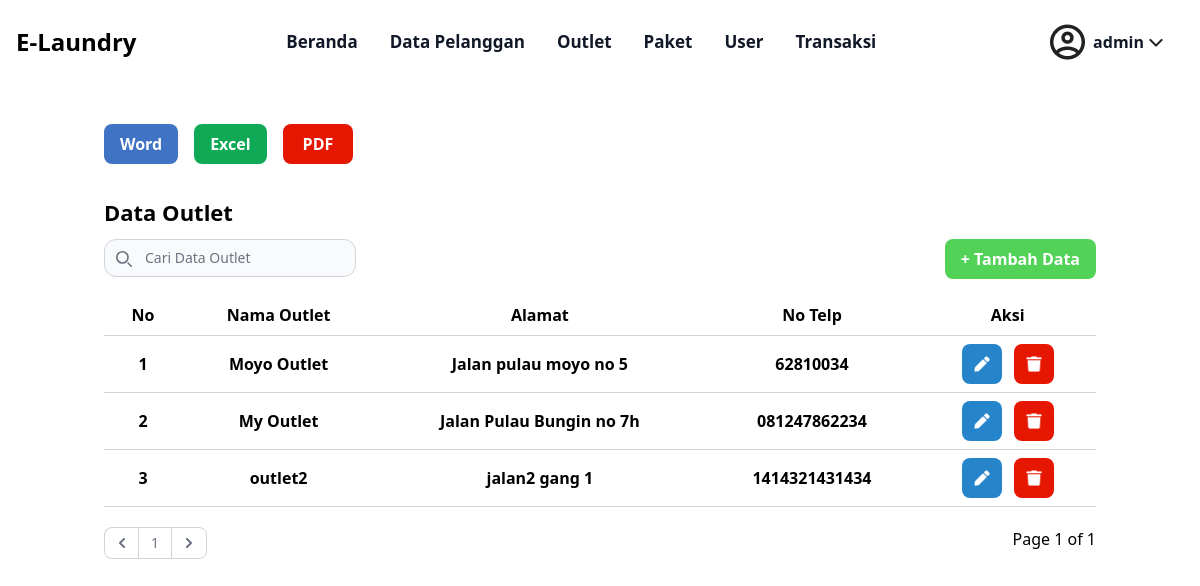
/admin/outlet.php (signed in), run on the app's committed database.
### tables this page shows
CREATE TABLE `tb_outlet` (
  `id_outlet` int(11) NOT NULL,
  `nama` varchar(100) NOT NULL,
  `alamat` text NOT NULL,
  `tlp` varchar(15) NOT NULL
);

### admin/outlet.php (the view, shortened to what this page needs)
<?php
    require "../layout/navbar_admin.php";
    $page = (isset($_GET['page']))? (int) $_GET['page'] : 1;
    $limit = 5;
    $limitStart = ($page - 1) * $limit;
    $outlet = mysqli_query($koneksi, "SELECT * FROM tb_outlet ORDER BY id_outlet ASC LIMIT ".$limitStart.", ".$limit);
    $nomor = 1;
?>
<?= template_header('Home') ?>
<div class="container mx-auto p-4 mt-[2%]">
        <div class="flex  space-x-4">
        <a href="./word/outlet.php">
            <button class="bg-[#4073C4] hover:bg-blue-700 text-white font-bold py-2 px-4 rounded-lg">
                Word
            </button>
        </a>
        <a href="./excel/outlet.php">
            <button class="bg-[#10AA56] hover:bg-green-700 text-white font-bold py-2 px-4 rounded-lg">
                Excel
            </button>
        </a>
        <a href="./pdf/outlet.php">
            <button class="bg-[#E61700] hover:bg-red-700 text-white font-bold py-2 px-5 rounded-lg">
                PDF
            </button>
        </a>
        </div>
    </div>
    <div class="container mx-auto p-4">
        <p class="font-semibold text-[22px] mb-[1%]">Data Outlet </p>
        <div class="flex justify-between mb-4">
        <div class="relative flex">
        <div class="absolute inset-y-0 start-0 flex items-center ps-3 pointer-events-none">
        </div>
        <form  method="post">
            <input class="block w-full p-2 ps-10 text-sm text-gray-900 border border-gray-300 rounded-xl bg-gray-50 focus:ring-blue-500 focus:border-blue-500 dark:bg-gray-700 dark:border-gray-600 dark:placeholder-gray-400 dark:text-white dark:focus:ring-blue-500 dark:focus:border-blue-500" type="search" placeholder="Cari Data Outlet" name="keyword" id="keyword">
        </form>
            </div>
            <a href="../view/add_outlet_admin.php" class="bg-[#53D258] hover:bg-green-700 text-white font-bold py-2 px-4 rounded-lg">
                + Tambah Data
            </a >
        </div>
        <div class=" overflow-x-auto">
        <div id="container">
            <table class="container table-auto border-collapse border-b border-gray-300">
                <thead>
                    <tr>
                        <th class="px-4 py-2">No</th>
                        <th class="px-4 py-2">Nama Outlet</th>
                        <th class="px-4 py-2">Alamat</th>
                        <th class="px-4 py-2">No Telp</th>
                        <th class="px-4 py-2" >Aksi</th>
                    </tr>
                </thead>
                <?php
                foreach( $outlet as $row ) :
        ?>
                <tbody>
                    <tr>
                        <th class="border-t border-gray-300 px-4 py-2"><?=$nomor++?></th>
                        <th class="border-t border-gray-300 px-4 py-2"><?=$row['nama']?></th>
                        <th class="border-t border-gray-300 px-4 py-2"><?=$row['alamat']?></th>
                        <th class="border-t border-gray-300 px-4 py-2"><?=$row['tlp']?></th>
                        <th class="border-t border-gray-300 px-4 py-2">
                           <a href="../view/update_outlet_admin.php?id_outlet=<?= $row['id_outlet'] ?>">
                                <button href="" class="bg-[#2685CA] hover:bg-blue-700 text-white font-bold py-3 px-3 rounded-lg">
                                    <img src="../img/edit.png" alt="Edit" class="w-4 h-4">
                                </button>
                           </a>
                           <?php
  $id = $row['id_outlet'];
  $hide_delete = mysqli_fetch_row(mysqli_query($koneksi, "SELECT COUNT(*) as total FROM tb_detail_transaksi WHERE id_detail_transaksi='$id' "));
  if ($hide_delete[0] == '0') {
                        ?>
                            <button data-modal-target="popup-modal" data-modal-toggle="popup-modal" class="bg-[#E61700] hover:bg-red-700 text-white font-bold py-3 px-3 rounded-lg ml-2" type="button">
                            <img src="../img/delete.png" alt="Delete" class="w-4 h-4">
                            </button>
                        <?php
                            } else {
                                echo "</th>";
                            }
                        ?>
                    </tr>
                </tbody>
                <?php endforeach; ?>
            </table>
        </div>
        <div class="flex justify-between mb-4 my-[2%]">
        <div class="relative flex">
        <nav aria-label="Page navigation example " >
  <ul class="flex items-center -space-x-px h-8 text-sm">
    <li>
    <?php
      if($page == 1){
?>
      <a href="#" class="flex items-center justify-center px-3 h-8 ms-0 leading-tight text-gray-500 bg-white border border-e-0 border-gray-300 rounded-s-lg hover:bg-gray-100 hover:text-gray-700 dark:bg-gray-800 dark:border-gray-700 dark:text-gray-400 dark:hover:bg-gray-700 dark:hover:text-white">
        <svg class="w-2.5 h-2.5 rtl:rotate-180" aria-hidden="true" xmlns="http://www.w3.org/2000/svg" fill="none" viewBox="0 0 6 10">
          <path stroke="currentColor" stroke-linecap="round" stroke-linejoin="round" stroke-width="2" d="M5 1 1 5l4 4"/>
        </svg>
      </a>
<?php
        }
      ?>
<?php
      $SqlQuery = mysqli_query($koneksi, "SELECT * FROM tb_outlet");
      $JumlahData = mysqli_num_rows($SqlQuery);
      $jumlahPage = ceil($JumlahData / $limit);
      $jumlahNumber = 1;
      $startNumber = ($page > $jumlahNumber)? $page - $jumlahNumber : 1;
      for($i = $startNumber; $i <= $startNumber; $i++){
        $linkActive = ($page == $i)? ' class="active"' : '';
      ?>
    <li <?php echo $linkActive; ?>>
      <a href="outlet.php?page=<?php echo $page; ?>" class="flex items-center justify-center px-3 h-8 leading-tight text-gray-500 bg-white border border-gray-300 hover:bg-gray-100 hover:text-gray-700 dark:bg-gray-800 dark:border-gray-700 dark:text-gray-400 dark:hover:bg-gray-700 dark:hover:text-white"><?php echo $page; ?></a>
    </li>
    <?php
      if($page == $jumlahPage){
      ?>
      <a href="#" class="flex items-center justify-center px-3 h-8 leading-tight text-gray-500 bg-white border border-gray-300 rounded-e-lg hover:bg-gray-100 hover:text-gray-700 dark:bg-gray-800 dark:border-gray-700 dark:text-gray-400 dark:hover:bg-gray-700 dark:hover:text-white">
        <svg class="w-2.5 h-2.5 rtl:rotate-180" aria-hidden="true" xmlns="http://www.w3.org/2000/svg" fill="none" viewBox="0 0 6 10">
          <path stroke="currentColor" stroke-linecap="round" stroke-linejoin="round" stroke-width="2" d="m1 9 4-4-4-4"/>
        </svg>
      </a>
    <?php
      }
      ?>
  </ul>
</nav>
</div>
            <p>Page <?php echo $page; ?> of <?php echo $jumlahPage ?>
                </p>
        </div>
        <?php
        }
      ?>
        </div>
    </div>
    <?= template_footer() ?>

### data on the page
tb_outlet: nama "Moyo Outlet", alamat "Jalan pulau moyo no 5", tlp "62810034"
tb_outlet: nama "My Outlet", alamat "Jalan Pulau Bungin no 7h", tlp "081247862234"
tb_outlet: nama "outlet2", alamat "jalan2 gang 1", tlp "1414321431434"

### other printed values
$username "admin"
